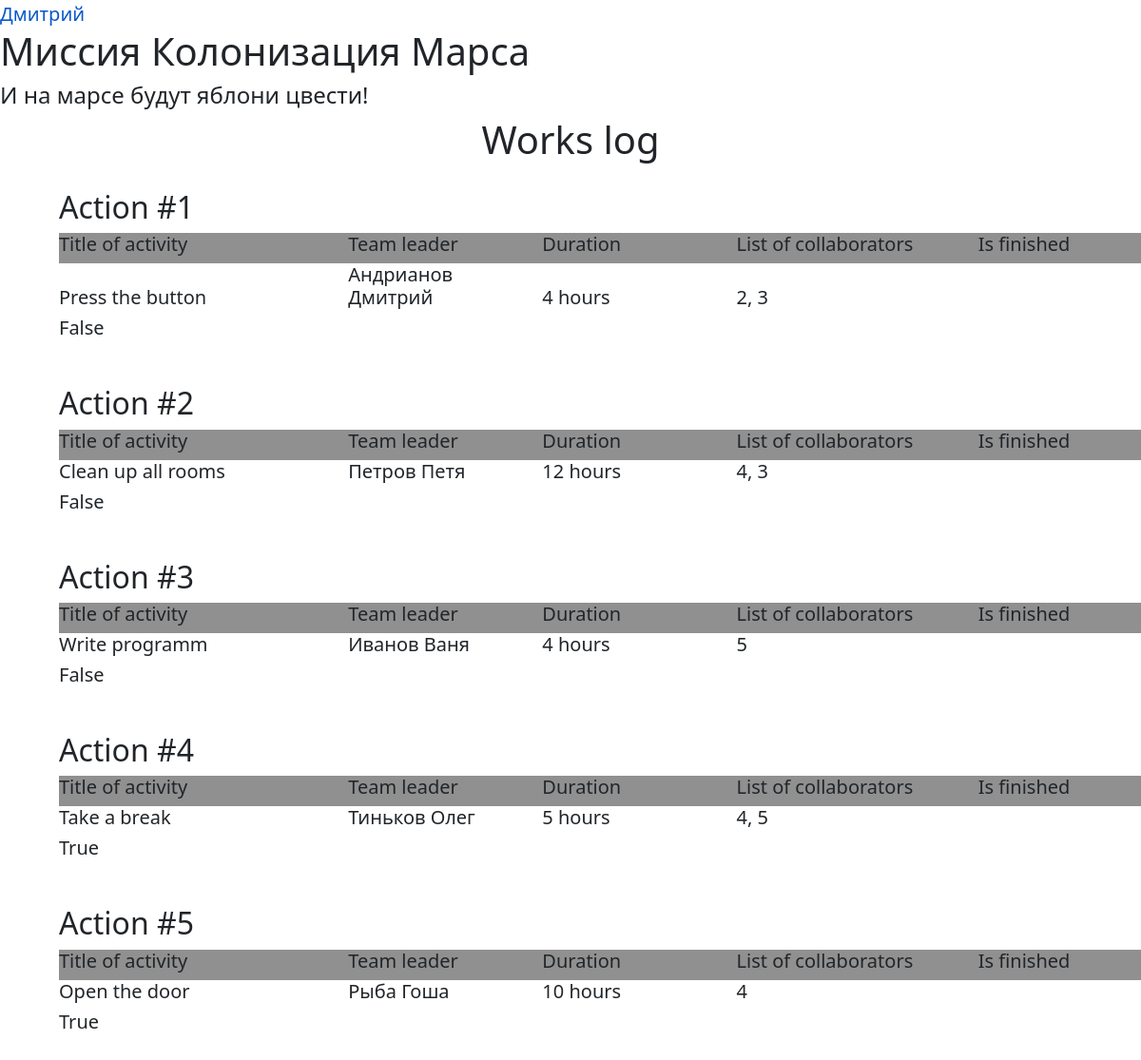
The app's page /tables (signed in) with its own data.
### data/users.py (models this page shows, shortened)
class User(SqlAlchemyBase, UserMixin):
    __tablename__ = 'users'
    id = sqlalchemy.Column(sqlalchemy.Integer,
                           primary_key=True, autoincrement=True)
    surname = sqlalchemy.Column(sqlalchemy.String)
    name = sqlalchemy.Column(sqlalchemy.String)
    age = sqlalchemy.Column(sqlalchemy.Integer)
    position = sqlalchemy.Column(sqlalchemy.String)
    speciality = sqlalchemy.Column(sqlalchemy.String)
    address = sqlalchemy.Column(sqlalchemy.String)
    email = sqlalchemy.Column(sqlalchemy.String, unique=True)
    hashed_password = sqlalchemy.Column(sqlalchemy.String, nullable=True)
    modified_date = sqlalchemy.Column(sqlalchemy.DateTime)
    jobs = orm.relationship("Jobs", back_populates='user')
    department = orm.relationship("Department", back_populates='user')

### data/jobs.py (models this page shows)
class Jobs(SqlAlchemyBase):
    __tablename__ = 'jobs'
    id = sqlalchemy.Column(sqlalchemy.Integer,
                           primary_key=True, autoincrement=True)
    team_leader = sqlalchemy.Column(sqlalchemy.Integer,
                                    sqlalchemy.ForeignKey('users.id'))
    job = sqlalchemy.Column(sqlalchemy.String)
    work_size = sqlalchemy.Column(sqlalchemy.Integer)
    collaborators = sqlalchemy.Column(sqlalchemy.String)
    start_date = sqlalchemy.Column(sqlalchemy.DateTime, default=datetime.datetime.now)
    end_data = sqlalchemy.Column(sqlalchemy.DateTime, default=None)
    is_finished = sqlalchemy.Column(sqlalchemy.Boolean)
    user = orm.relationship('User')

### main.py (the view)
@app.route('/tables')
def tables():
    if current_user.is_authenticated:
        db_sess = db_session.create_session()
        jobs = db_sess.query(Jobs).filter()
        return render_template('tablets.html', job=jobs)
    else:
        return redirect('/login')

### data/db_session.py (called while the page is built)
def create_session() -> Session:
    global __factory
    return __factory()

### main.py (called while the page is built)
@login_manager.user_loader
def load_user(user_id):
    db_sess = db_session.create_session()
    return db_sess.query(User).get(user_id)

### templates/tablets.html
{% extends "base.html" %}
{% block content %}
<h1 class="text-mod">Works log</h1>
{% for item in job%}
    <div class="indent">
        <h2>Action #{{item.id}}</h2>
        <div style="background: #909090; width: 1150px">
            <h5 class="one-line" style="width: 300px">Title of activity</h5>
            <h5 class="one-line" style="width: 200px">Team leader</h5>
            <h5 class="one-line" style="width: 200px">Duration</h5>
            <h5 class="one-line" style="width: 250px">List of collaborators</h5>
            <h5 class="one-line" style="width: 175px">Is finished</h5>
        </div>
        <div>
            <h5 class="one-line" style="width: 300px">{{item.job}}</h5>
            <h5 class="one-line" style="width: 200px">{{item.user.surname}} {{item.user.name}}</h5>
            <h5 class="one-line" style="width: 200px">{{item.work_size}} hours</h5>
            <h5 class="one-line" style="width: 250px">{{item.collaborators}}</h5>
            <h5 class="one-line" style="width: 175px">{{item.is_finished == 1}}</h5>
        </div>
    </div>
{% endfor %}
{% endblock %}

### templates/base.html (shortened to what this page needs)
<!DOCTYPE html>
<html lang="ru">
<head>
    <link href="/static/style.css" rel="stylesheet" type="text/css"></link>
    <link href="/static/for_form.css" rel="stylesheet" type="text/css"></link>
    <link rel="stylesheet"
                                 href="https://cdn.jsdelivr.net/npm/bootstrap@5.0.0-beta1/dist/css/bootstrap.min.css"
>
    <nav>
        {% if current_user.is_authenticated %}
            <a class="navbar-brand" href="/logout">{{ current_user.name }}</a>
        {% else %}
            <p>
                <a class="btn btn-primary " href="/register">Зарегистрироваться</a>
                <a class="btn btn-success" href="/login">Войти</a>
            </p>
        {% endif %}
    </nav>
    </head>
    <body>
        <h1>Миссия Колонизация Марса</h1>
        <h4>И на марсе будут яблони цвести!</h4>
        <main role="main" class="container move-one-tab">
            {% block content %}{% endblock %}
        </main>
    </body>
</html>

### static/style.css (style rules this page uses)
.move-one-tab { margin-left: 20px; margin-bottom: 20px; }
.one-line { display: inline-block; }

### static/for_form.css (style rules this page uses)
.indent { padding: 20px; }
.text-mod { text-align: center; }

### records on screen
User: name "Дмитрий"
Jobs: id "1", job "Press the button", user.surname "Андрианов", user.name "Дмитрий", work_size "4", collaborators "2, 3", is_finished "False"
Jobs: id "2", job "Clean up all rooms", user.surname "Петров", user.name "Петя", work_size "12", collaborators "4, 3", is_finished "False"
Jobs: id "3", job "Write programm", user.surname "Иванов", user.name "Ваня", work_size "4", collaborators "5", is_finished "False"
Jobs: id "4", job "Take a break", user.surname "Тиньков", user.name "Олег", work_size "5", collaborators "4, 5", is_finished "True"
Jobs: id "5", job "Open the door", user.surname "Рыба", user.name "Гоша", work_size "10", collaborators "4", is_finished "True"
